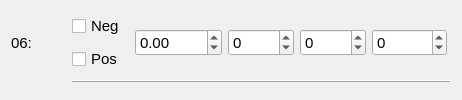
       <widget class="QWidget" name="contact06Wig" native="true">
        <layout class="QGridLayout" name="gridLayout_23">
         <item row="0" column="2">
          <widget class="QCheckBox" name="contact06Neg">
           <property name="sizePolicy">
            <sizepolicy hsizetype="Fixed" vsizetype="Fixed">
             <horstretch>0</horstretch>
             <verstretch>0</verstretch>
            </sizepolicy>
           </property>
           <property name="minimumSize">
            <size>
             <width>47</width>
             <height>0</height>
            </size>
           </property>
           <property name="font">
            <font>
             <family>Arial</family>
             <pointsize>11</pointsize>
            </font>
           </property>
           <property name="focusPolicy">
            <enum>Qt::NoFocus</enum>
           </property>
           <property name="text">
            <string>Neg</string>
           </property>
           <attribute name="buttonGroup">
            <string notr="true">polarity06</string>
           </attribute>
          </widget>
         </item>
         <item row="0" column="3" rowspan="2">
          <widget class="QWidget" name="widget_6" native="true">
           <layout class="QGridLayout" name="gridLayout_13">
            <property name="leftMargin">
             <number>4</number>
            </property>
            <property name="rightMargin">
             <number>4</number>
            </property>
            <item row="0" column="0">
             <widget class="QDoubleSpinBox" name="contact06Amp">
              <property name="sizePolicy">
               <sizepolicy hsizetype="Fixed" vsizetype="Fixed">
                <horstretch>0</horstretch>
                <verstretch>0</verstretch>
               </sizepolicy>
              </property>
              <property name="minimumSize">
               <size>
                <width>50</width>
                <height>0</height>
               </size>
              </property>
              <property name="font">
               <font>
                <family>Arial</family>
                <pointsize>11</pointsize>
               </font>
              </property>
              <property name="focusPolicy">
               <enum>Qt::StrongFocus</enum>
              </property>
              <property name="styleSheet">
               <string notr="true"/>
              </property>
              <property name="showGroupSeparator" stdset="0">
               <bool>false</bool>
              </property>
              <property name="minimum">
               <double>-1000.000000000000000</double>
              </property>
              <property name="maximum">
               <double>1000.000000000000000</double>
              </property>
             </widget>
            </item>
            <item row="0" column="1">
             <widget class="QDoubleSpinBox" name="contact06Freq">
              <property name="sizePolicy">
               <sizepolicy hsizetype="Fixed" vsizetype="Fixed">
                <horstretch>0</horstretch>
                <verstretch>0</verstretch>
               </sizepolicy>
              </property>
              <property name="minimumSize">
               <size>
                <width>50</width>
                <height>0</height>
               </size>
              </property>
              <property name="font">
               <font>
                <family>Arial</family>
                <pointsize>11</pointsize>
               </font>
              </property>
              <property name="focusPolicy">
               <enum>Qt::StrongFocus</enum>
              </property>
              <property name="styleSheet">
               <string notr="true"/>
              </property>
              <property name="showGroupSeparator" stdset="0">
               <bool>false</bool>
              </property>
              <property name="decimals">
               <number>0</number>
              </property>
              <property name="minimum">
               <double>-1000.000000000000000</double>
              </property>
              <property name="maximum">
               <double>1000.000000000000000</double>
              </property>
             </widget>
            </item>
            <item row="0" column="2">
             <widget class="QDoubleSpinBox" name="contact06PW">
              <property name="sizePolicy">
               <sizepolicy hsizetype="Fixed" vsizetype="Fixed">
                <horstretch>0</horstretch>
                <verstretch>0</verstretch>
               </sizepolicy>
              </property>
              <property name="minimumSize">
               <size>
                <width>50</width>
                <height>0</height>
               </size>
              </property>
              <property name="font">
               <font>
                <family>Arial</family>
                <pointsize>11</pointsize>
               </font>
              </property>
              <property name="focusPolicy">
               <enum>Qt::StrongFocus</enum>
              </property>
              <property name="styleSheet">
               <string notr="true"/>
              </property>
              <property name="decimals">
               <number>0</number>
              </property>
              <property name="minimum">
               <double>-1000.000000000000000</double>
              </property>
              <property name="maximum">
               <double>1000.000000000000000</double>
              </property>
             </widget>
            </item>
            <item row="0" column="3">
             <widget class="QDoubleSpinBox" name="contact06Imp">
              <property name="sizePolicy">
               <sizepolicy hsizetype="Fixed" vsizetype="Fixed">
                <horstretch>0</horstretch>
                <verstretch>0</verstretch>
               </sizepolicy>
              </property>
              <property name="minimumSize">
               <size>
                <width>60</width>
                <height>0</height>
               </size>
              </property>
              <property name="font">
               <font>
                <family>Arial</family>
                <pointsize>11</pointsize>
               </font>
              </property>
              <property name="focusPolicy">
               <enum>Qt::StrongFocus</enum>
              </property>
              <property name="decimals">
               <number>0</number>
              </property>
              <property name="minimum">
               <double>-10000.000000000000000</double>
              </property>
              <property name="maximum">
               <double>10000.000000000000000</double>
              </property>
             </widget>
            </item>
           </layout>
          </widget>
         </item>
         <item row="0" column="0" rowspan="2">
          <widget class="QLabel" name="contact06Text">
           <property name="sizePolicy">
            <sizepolicy hsizetype="Fixed" vsizetype="Preferred">
             <horstretch>0</horstretch>
             <verstretch>0</verstretch>
            </sizepolicy>
           </property>
           <property name="minimumSize">
            <size>
             <width>55</width>
             <height>0</height>
            </size>
           </property>
           <property name="font">
            <font>
             <family>Arial</family>
             <pointsize>11</pointsize>
            </font>
           </property>
           <property name="text">
            <string>06:</string>
           </property>
           <property name="alignment">
            <set>Qt::AlignLeading|Qt::AlignLeft|Qt::AlignVCenter</set>
           </property>
           <property name="margin">
            <number>0</number>
           </property>
           <property name="indent">
            <number>0</number>
           </property>
          </widget>
         </item>
         <item row="1" column="2">
          <widget class="QCheckBox" name="contact06Pos">
           <property name="sizePolicy">
            <sizepolicy hsizetype="Fixed" vsizetype="Fixed">
             <horstretch>0</horstretch>
             <verstretch>0</verstretch>
            </sizepolicy>
           </property>
           <property name="minimumSize">
            <size>
             <width>47</width>
             <height>0</height>
            </size>
           </property>
           <property name="font">
            <font>
             <family>Arial</family>
             <pointsize>11</pointsize>
            </font>
           </property>
           <property name="focusPolicy">
            <enum>Qt::NoFocus</enum>
           </property>
           <property name="text">
            <string>Pos</string>
           </property>
           <attribute name="buttonGroup">
            <string notr="true">polarity06</string>
           </attribute>
          </widget>
         </item>
         <item row="2" column="2" colspan="2">
          <widget class="Line" name="line_29">
           <property name="sizePolicy">
            <sizepolicy hsizetype="MinimumExpanding" vsizetype="Fixed">
             <horstretch>0</horstretch>
             <verstretch>0</verstretch>
            </sizepolicy>
           </property>
           <property name="minimumSize">
            <size>
             <width>225</width>
             <height>0</height>
            </size>
           </property>
           <property name="font">
            <font>
             <family>Arial</family>
             <pointsize>11</pointsize>
            </font>
           </property>
           <property name="styleSheet">
            <string notr="true">padding-top:9px;</string>
           </property>
           <property name="frameShadow">
            <enum>QFrame::Raised</enum>
           </property>
           <property name="lineWidth">
            <number>1</number>
           </property>
           <property name="orientation">
            <enum>Qt::Horizontal</enum>
           </property>
          </widget>
         </item>
        </layout>
       </widget>
